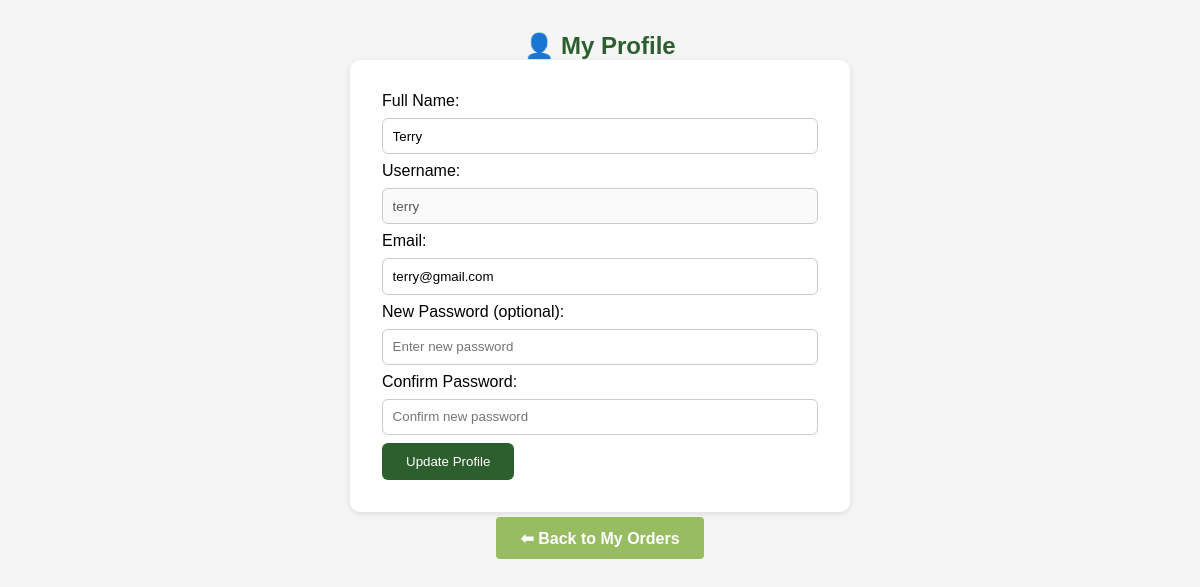
Page /customer_profile.php (signed in) on the committed database.
### tables this page shows
CREATE TABLE `users` (
  `id` int(11) NOT NULL,
  `full_name` varchar(100) DEFAULT NULL,
  `username` varchar(50) NOT NULL,
  `email` varchar(100) DEFAULT NULL,
  `password` varchar(255) NOT NULL,
  `role` enum('admin','customer') DEFAULT 'customer'
);

### customer_profile.php (the view, shortened to what this page needs)
<?php
include 'db_connect.php';
$user_id = $_SESSION['user_id'];
$stmt = $conn->prepare("SELECT full_name, username, email FROM users WHERE id = ?");
$stmt->bind_param("i", $user_id);
$stmt->execute();
$user = $stmt->get_result()->fetch_assoc();
?>
<!DOCTYPE html>
<html lang="en">
<head>
  <link rel="stylesheet" href="assets/css/style.css">
</head>
<body>
  <h2>👤 My Profile</h2>
  <form method="POST">
    <label>Full Name:</label>
    <input type="text" name="full_name" value="<?= htmlspecialchars($user['full_name']) ?>" required>
    <label>Username:</label>
    <input type="text" value="<?= htmlspecialchars($user['username']) ?>" disabled>
    <label>Email:</label>
    <input type="email" name="email" value="<?= htmlspecialchars($user['email']) ?>" required>
    <label>New Password (optional):</label>
    <input type="password" name="password" placeholder="Enter new password">
    <label>Confirm Password:</label>
    <input type="password" name="confirm_password" placeholder="Confirm new password">
    <button type="submit">Update Profile</button>
  </form>
  <div style="text-align:center; margin-top:1rem;">
    <a href="customer_orders.php" class="btn">⬅ Back to My Orders</a>
  </div>
</body>
</html>

### assets/css/style.css (style rules this page uses)
* { margin: 0; padding: 0; box-sizing: border-box; font-family: "Poppins", sans-serif; }
.btn { background: #97bc62; color: white; padding: 0.8rem 1.5rem; border-radius: 4px; text-decoration: none; font-weight: 600; }

### customer_profile.php (style rules this page uses)
body { font-family: Poppins, sans-serif; background:#f5f5f5; padding:2rem; }
form { background:white; padding:2rem; max-width:500px; margin:auto; border-radius:10px; box-shadow:0 2px 6px rgba(0,0,0,0.1); }
input { width:100%; padding:0.6rem; margin:0.5rem 0; border:1px solid #ccc; border-radius:6px; }
button { background:#2c5f2d; color:white; border:none; padding:0.7rem 1.5rem; border-radius:6px; cursor:pointer; }
h2 { text-align:center; color:#2c5f2d; }

### rows in the picture
users: full_name "Terry", username "terry", email "terry@gmail.com"
